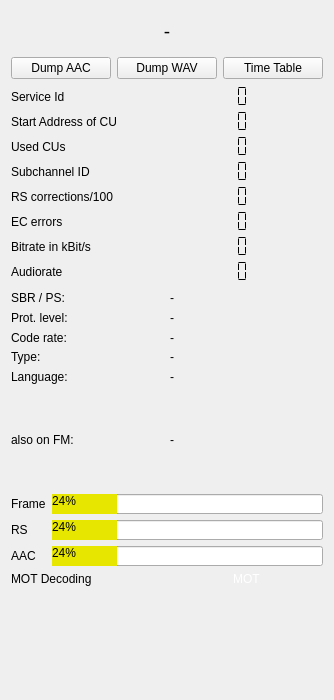
<?xml version="1.0" encoding="UTF-8"?>
<ui version="4.0">
 <class>technical_data</class>
 <widget class="QWidget" name="technical_data">
  <property name="geometry">
   <rect>
    <x>0</x>
    <y>0</y>
    <width>334</width>
    <height>700</height>
   </rect>
  </property>
  <property name="windowTitle">
   <string>Technical Details</string>
  </property>
  <layout class="QVBoxLayout" name="verticalLayout">
   <item>
    <layout class="QHBoxLayout" name="horizontalLayout_5">
     <item>
      <layout class="QHBoxLayout" name="horizontalLayout_2">
       <item>
        <widget class="QLabel" name="programName">
         <property name="maximumSize">
          <size>
           <width>16777215</width>
           <height>40</height>
          </size>
         </property>
         <property name="font">
          <font>
           <pointsize>14</pointsize>
          </font>
         </property>
         <property name="toolTip">
          <string>&lt;html&gt;&lt;head/&gt;&lt;body&gt;&lt;p&gt;&lt;span style=&quot; font-size:14pt;&quot;&gt;Service long label&lt;/span&gt;&lt;/p&gt;&lt;/body&gt;&lt;/html&gt;</string>
         </property>
         <property name="text">
          <string>-</string>
         </property>
         <property name="alignment">
          <set>Qt::AlignmentFlag::AlignCenter</set>
         </property>
        </widget>
       </item>
      </layout>
     </item>
    </layout>
   </item>
   <item>
    <layout class="QHBoxLayout" name="horizontalLayout_4">
     <item>
      <widget class="QPushButton" name="framedumpButton">
       <property name="toolTip">
        <string>&lt;html&gt;&lt;head/&gt;&lt;body&gt;&lt;p&gt;Audio services are encoded in a MP2 or an AAC format. &lt;/p&gt;&lt;p&gt;Touching this button will show a menu to store the audio frames into a file.&lt;/p&gt;&lt;p&gt;Touching the button again will close the output file. Programs like VLC can handle such files.&lt;/p&gt;&lt;/body&gt;&lt;/html&gt;</string>
       </property>
       <property name="text">
        <string>Dump AAC</string>
       </property>
      </widget>
     </item>
     <item>
      <widget class="QPushButton" name="audiodumpButton">
       <property name="toolTip">
        <string>&lt;html&gt;&lt;head/&gt;&lt;body&gt;&lt;p&gt;The audio output can be saved as a file in uncompressed PCM format. &lt;/p&gt;&lt;p&gt;Touching this button will show a menu to save the PCM data into a file.&lt;/p&gt;&lt;p&gt;The output is a regular &amp;quot;.wav&amp;quot; file which can be handled by many other audio programs.&lt;/p&gt;&lt;/body&gt;&lt;/html&gt;</string>
       </property>
       <property name="text">
        <string>Dump WAV</string>
       </property>
      </widget>
     </item>
     <item>
      <widget class="QPushButton" name="timeTable_button">
       <property name="toolTip">
        <string>&lt;html&gt;&lt;head/&gt;&lt;body&gt;&lt;p&gt;If configured - opens a new windows with SPI (formerly called EPG) preview.&lt;/p&gt;&lt;p&gt;&lt;br/&gt;Note that this is still work in progress.&lt;/p&gt;&lt;/body&gt;&lt;/html&gt;</string>
       </property>
       <property name="text">
        <string>Time Table</string>
       </property>
      </widget>
     </item>
    </layout>
   </item>
   <item>
    <layout class="QFormLayout" name="formLayout">
     <property name="verticalSpacing">
      <number>2</number>
     </property>
     <item row="0" column="0">
      <widget class="QLabel" name="label_3">
       <property name="text">
        <string>Service Id</string>
       </property>
      </widget>
     </item>
     <item row="0" column="1">
      <widget class="QLCDNumber" name="serviceIdDisplay">
       <property name="frameShape">
        <enum>QFrame::Shape::NoFrame</enum>
       </property>
       <property name="mode">
        <enum>QLCDNumber::Mode::Hex</enum>
       </property>
       <property name="segmentStyle">
        <enum>QLCDNumber::SegmentStyle::Flat</enum>
       </property>
      </widget>
     </item>
     <item row="1" column="0">
      <widget class="QLabel" name="label">
       <property name="text">
        <string>Start Address of CU</string>
       </property>
      </widget>
     </item>
     <item row="1" column="1">
      <widget class="QLCDNumber" name="startAddressDisplay">
       <property name="frameShape">
        <enum>QFrame::Shape::NoFrame</enum>
       </property>
       <property name="segmentStyle">
        <enum>QLCDNumber::SegmentStyle::Flat</enum>
       </property>
      </widget>
     </item>
     <item row="2" column="0">
      <widget class="QLabel" name="label_2">
       <property name="text">
        <string>Used CUs</string>
       </property>
      </widget>
     </item>
     <item row="2" column="1">
      <widget class="QLCDNumber" name="lengthDisplay">
       <property name="frameShape">
        <enum>QFrame::Shape::NoFrame</enum>
       </property>
       <property name="segmentStyle">
        <enum>QLCDNumber::SegmentStyle::Flat</enum>
       </property>
      </widget>
     </item>
     <item row="3" column="0">
      <widget class="QLabel" name="label_6">
       <property name="text">
        <string>Subchannel ID</string>
       </property>
      </widget>
     </item>
     <item row="3" column="1">
      <widget class="QLCDNumber" name="subChIdDisplay">
       <property name="frameShape">
        <enum>QFrame::Shape::NoFrame</enum>
       </property>
       <property name="segmentStyle">
        <enum>QLCDNumber::SegmentStyle::Flat</enum>
       </property>
      </widget>
     </item>
     <item row="4" column="0">
      <widget class="QLabel" name="label_4">
       <property name="text">
        <string>RS corrections/100</string>
       </property>
      </widget>
     </item>
     <item row="4" column="1">
      <widget class="QLCDNumber" name="rsCorrections">
       <property name="toolTip">
        <string>The number of corrections made by the reed-solomon algorithm over 10 DAB+ frames (so the number does not relate to the classic DAB/MP2 frames)</string>
       </property>
       <property name="frameShape">
        <enum>QFrame::Shape::NoFrame</enum>
       </property>
       <property name="segmentStyle">
        <enum>QLCDNumber::SegmentStyle::Flat</enum>
       </property>
      </widget>
     </item>
     <item row="5" column="0">
      <widget class="QLabel" name="label_11">
       <property name="text">
        <string>EC errors </string>
       </property>
      </widget>
     </item>
     <item row="5" column="1">
      <widget class="QLCDNumber" name="ecCorrections">
       <property name="toolTip">
        <string>&lt;html&gt;&lt;head/&gt;&lt;body&gt;&lt;p&gt;RS decoding/recovery uses parity bits. If, however, a parity bit is faulty, recovery of errors may lead to introducing errors. The crc check following the recovery should reveal that.&lt;/p&gt;&lt;/body&gt;&lt;/html&gt;</string>
       </property>
       <property name="frameShape">
        <enum>QFrame::Shape::NoFrame</enum>
       </property>
       <property name="segmentStyle">
        <enum>QLCDNumber::SegmentStyle::Flat</enum>
       </property>
      </widget>
     </item>
     <item row="6" column="0">
      <widget class="QLabel" name="l6">
       <property name="text">
        <string>Bitrate in kBit/s</string>
       </property>
      </widget>
     </item>
     <item row="6" column="1">
      <widget class="QLCDNumber" name="bitrateDisplay">
       <property name="toolTip">
        <string>&lt;html&gt;&lt;head/&gt;&lt;body&gt;&lt;p&gt;The bitrate of the encoding of the AAC datastream is shown here&lt;/p&gt;&lt;/body&gt;&lt;/html&gt;</string>
       </property>
       <property name="frameShape">
        <enum>QFrame::Shape::NoFrame</enum>
       </property>
       <property name="segmentStyle">
        <enum>QLCDNumber::SegmentStyle::Flat</enum>
       </property>
      </widget>
     </item>
     <item row="7" column="0">
      <widget class="QLabel" name="label_10">
       <property name="text">
        <string>Audiorate</string>
       </property>
      </widget>
     </item>
     <item row="7" column="1">
      <widget class="QLCDNumber" name="audioRate">
       <property name="toolTip">
        <string>&lt;html&gt;&lt;head/&gt;&lt;body&gt;&lt;p&gt;The audible audio runs at 48000 Ss. Some services deliver lower samplerates, these samplerates - shown here - are transformed into 48000 &lt;/p&gt;&lt;/body&gt;&lt;/html&gt;</string>
       </property>
       <property name="frameShape">
        <enum>QFrame::Shape::NoFrame</enum>
       </property>
       <property name="segmentStyle">
        <enum>QLCDNumber::SegmentStyle::Flat</enum>
       </property>
      </widget>
     </item>
    </layout>
   </item>
   <item>
    <layout class="QGridLayout" name="gridLayout_2">
     <property name="verticalSpacing">
      <number>2</number>
     </property>
     <item row="2" column="0">
      <widget class="QLabel" name="label_12">
       <property name="text">
        <string>Code rate:</string>
       </property>
      </widget>
     </item>
     <item row="3" column="0">
      <widget class="QLabel" name="label_8">
       <property name="text">
        <string>Type:</string>
       </property>
      </widget>
     </item>
     <item row="1" column="0">
      <widget class="QLabel" name="label_5">
       <property name="minimumSize">
        <size>
         <width>0</width>
         <height>17</height>
        </size>
       </property>
       <property name="text">
        <string>Prot. level:</string>
       </property>
      </widget>
     </item>
     <item row="3" column="1">
      <widget class="QLabel" name="ASCTy">
       <property name="text">
        <string>-</string>
       </property>
      </widget>
     </item>
     <item row="4" column="1">
      <widget class="QLabel" name="language">
       <property name="toolTip">
        <string>&lt;html&gt;&lt;head/&gt;&lt;body&gt;&lt;p&gt;Language (defined by provider)&lt;/p&gt;&lt;/body&gt;&lt;/html&gt;</string>
       </property>
       <property name="text">
        <string>-</string>
       </property>
      </widget>
     </item>
     <item row="1" column="1">
      <widget class="QLabel" name="uepField">
       <property name="toolTip">
        <string>&lt;html&gt;&lt;head/&gt;&lt;body&gt;&lt;p&gt;Shows Protection Level and Type (A or B)&lt;/p&gt;&lt;/body&gt;&lt;/html&gt;</string>
       </property>
       <property name="text">
        <string>-</string>
       </property>
      </widget>
     </item>
     <item row="2" column="1">
      <widget class="QLabel" name="codeRate">
       <property name="text">
        <string>-</string>
       </property>
      </widget>
     </item>
     <item row="4" column="0">
      <widget class="QLabel" name="label_9">
       <property name="text">
        <string>Language:</string>
       </property>
      </widget>
     </item>
     <item row="0" column="0">
      <widget class="QLabel" name="label_13">
       <property name="text">
        <string>SBR / PS:</string>
       </property>
      </widget>
     </item>
     <item row="0" column="1">
      <widget class="QLabel" name="lblSbrUsed">
       <property name="toolTip">
        <string>&lt;html&gt;&lt;head/&gt;&lt;body&gt;&lt;p&gt;Shows whether audio uses &lt;span style=&quot; font-weight:600;&quot;&gt;S&lt;/span&gt;pectral &lt;span style=&quot; font-weight:600;&quot;&gt;B&lt;/span&gt;and&lt;span style=&quot; font-weight:600;&quot;&gt; R&lt;/span&gt;eplication and &lt;span style=&quot; font-weight:600;&quot;&gt;P&lt;/span&gt;arametric &lt;span style=&quot; font-weight:600;&quot;&gt;S&lt;/span&gt;tereo&lt;/p&gt;&lt;/body&gt;&lt;/html&gt;</string>
       </property>
       <property name="text">
        <string>-</string>
       </property>
      </widget>
     </item>
    </layout>
   </item>
   <item>
    <layout class="QHBoxLayout" name="horizontalLayout_3">
     <item>
      <widget class="QLabel" name="fmLabel">
       <property name="toolTip">
        <string>&lt;html&gt;&lt;head/&gt;&lt;body&gt;&lt;p&gt;This DAB service is on FM as well. Feature only used by some DAB services.&lt;/p&gt;&lt;/body&gt;&lt;/html&gt;</string>
       </property>
       <property name="text">
        <string>also on FM:</string>
       </property>
      </widget>
     </item>
     <item>
      <widget class="QLabel" name="fmFrequency">
       <property name="text">
        <string>-</string>
       </property>
      </widget>
     </item>
    </layout>
   </item>
   <item>
    <layout class="QGridLayout" name="gridLayout">
     <item row="2" column="2">
      <widget class="QProgressBar" name="aacError_display">
       <property name="minimumSize">
        <size>
         <width>0</width>
         <height>0</height>
        </size>
       </property>
       <property name="maximumSize">
        <size>
         <width>16777215</width>
         <height>20</height>
        </size>
       </property>
       <property name="toolTip">
        <string>&lt;html&gt;&lt;head/&gt;&lt;body&gt;&lt;p&gt;Indicator of the success rate of handling the AAC frames in the DAB+ transmissions.&lt;/p&gt;&lt;/body&gt;&lt;/html&gt;</string>
       </property>
       <property name="styleSheet">
        <string notr="true">QProgressBar::chunk { background: #e6e600; }</string>
       </property>
       <property name="value">
        <number>24</number>
       </property>
      </widget>
     </item>
     <item row="0" column="2">
      <widget class="QProgressBar" name="frameError_display">
       <property name="minimumSize">
        <size>
         <width>0</width>
         <height>0</height>
        </size>
       </property>
       <property name="maximumSize">
        <size>
         <width>16777215</width>
         <height>20</height>
        </size>
       </property>
       <property name="toolTip">
        <string>&lt;html&gt;&lt;head/&gt;&lt;body&gt;&lt;p&gt;Frame errors. Indication of the quality of the DAB+ frame detection. 100 is good.&lt;/p&gt;&lt;/body&gt;&lt;/html&gt;</string>
       </property>
       <property name="styleSheet">
        <string notr="true">QProgressBar::chunk { background: #e6e600; }</string>
       </property>
       <property name="value">
        <number>24</number>
       </property>
      </widget>
     </item>
     <item row="0" column="0" colspan="2">
      <widget class="QLabel" name="frameErrorLabel">
       <property name="text">
        <string>Frame</string>
       </property>
      </widget>
     </item>
     <item row="1" column="2">
      <widget class="QProgressBar" name="rsError_display">
       <property name="minimumSize">
        <size>
         <width>0</width>
         <height>0</height>
        </size>
       </property>
       <property name="maximumSize">
        <size>
         <width>16777215</width>
         <height>20</height>
        </size>
       </property>
       <property name="toolTip">
        <string>&lt;html&gt;&lt;head/&gt;&lt;body&gt;&lt;p&gt;Quality of the DAB+ frames. &lt;/p&gt;&lt;p&gt;Indicator for the amount of times meaning the frames contain more errors than the Reed Solomon correction can correct. &lt;/p&gt;&lt;p&gt;100 is good.&lt;/p&gt;&lt;/body&gt;&lt;/html&gt;</string>
       </property>
       <property name="styleSheet">
        <string notr="true">QProgressBar::chunk { background: #e6e600; }</string>
       </property>
       <property name="value">
        <number>24</number>
       </property>
      </widget>
     </item>
     <item row="1" column="0" colspan="2">
      <widget class="QLabel" name="rsErrorLabel">
       <property name="text">
        <string>RS</string>
       </property>
      </widget>
     </item>
     <item row="2" column="0" colspan="2">
      <widget class="QLabel" name="aacErrorLabel">
       <property name="text">
        <string>AAC</string>
       </property>
      </widget>
     </item>
    </layout>
   </item>
   <item>
    <layout class="QHBoxLayout" name="horizontalLayout">
     <item>
      <widget class="QLabel" name="label_7">
       <property name="text">
        <string>MOT Decoding</string>
       </property>
      </widget>
     </item>
     <item>
      <widget class="QLabel" name="motAvailable">
       <property name="sizePolicy">
        <sizepolicy hsizetype="Preferred" vsizetype="Fixed">
         <horstretch>0</horstretch>
         <verstretch>0</verstretch>
        </sizepolicy>
       </property>
       <property name="toolTip">
        <string>&lt;html&gt;&lt;head/&gt;&lt;body&gt;&lt;p&gt;Slide show indicator&lt;/p&gt;&lt;p&gt;Green means MOT frames are received.&lt;/p&gt;&lt;/body&gt;&lt;/html&gt;</string>
       </property>
       <property name="text">
        <string>&lt;html&gt;&lt;head/&gt;&lt;body&gt;&lt;p&gt;&lt;span style=&quot; color:#ffffff;&quot;&gt;MOT&lt;/span&gt;&lt;/p&gt;&lt;/body&gt;&lt;/html&gt;</string>
       </property>
       <property name="alignment">
        <set>Qt::AlignmentFlag::AlignCenter</set>
       </property>
      </widget>
     </item>
    </layout>
   </item>
   <item>
    <widget class="QwtPlot" name="audio">
     <property name="maximumSize">
      <size>
       <width>291</width>
       <height>151</height>
      </size>
     </property>
    </widget>
   </item>
  </layout>
 </widget>
 <customwidgets>
  <customwidget>
   <class>QwtPlot</class>
   <extends>QFrame</extends>
   <header>qwt_plot.h</header>
   <container>1</container>
  </customwidget>
 </customwidgets>
 <resources/>
 <connections/>
</ui>
